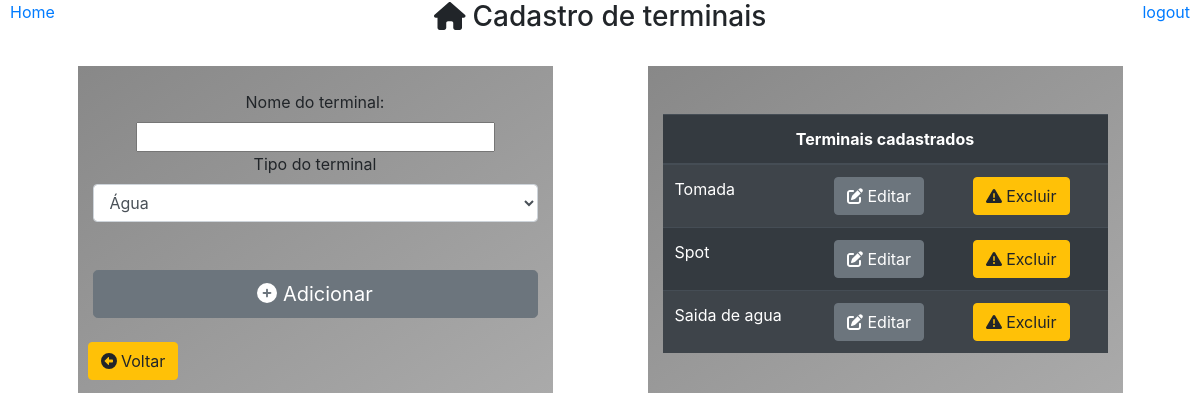
/configurar/saida/, run on an earlier commit of the app's database.
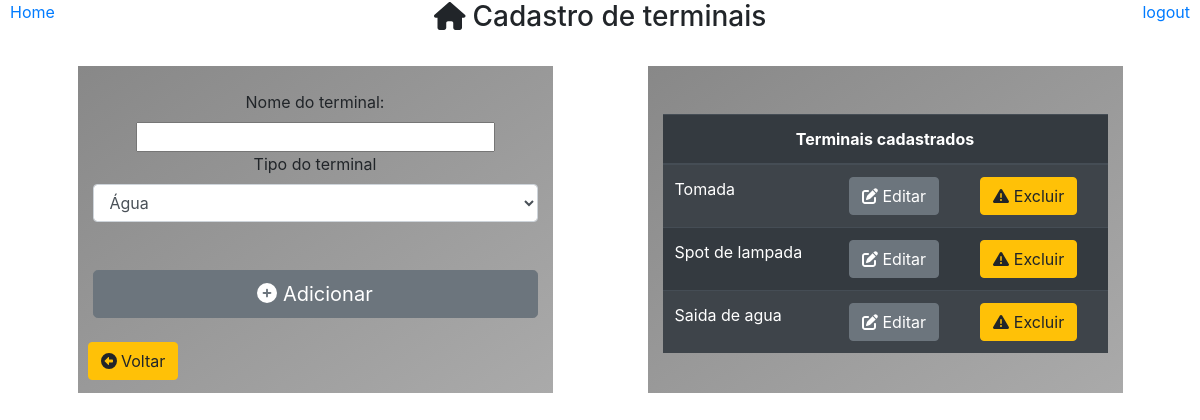
And on a later commit of the database.
### core/models.py (models this page shows)
class Saida(models.Model):
    tipo_consumo = models.ForeignKey(TipoConsumo,on_delete=models.CASCADE)
    nome = models.CharField(max_length=30)
    class Meta:
        db_table = 'saida'

### core/pages/gerador_testes/views.py (the view)
# urls.py: path('configurar/saida/', gt.Saidas),
def Saidas(request):
    consumos = TipoConsumo.objects.all()
    terminais = Saida.objects.all()
    lista = []
    for item in consumos:
        if item.id != 3:
            lista.append(item)
    id = request.GET.get('id')
    terminal = None
    if id:
        terminal = Saida.objects.get(id=id)
    dados = {
        'titulo':'Cadastro de terminais',
        'consumos':lista,
        'terminais':terminais,
        'terminal': terminal
    }
    return render(request, 'gerador_testes/saida.html',dados)

### templates/gerador_testes/saida.html (shortened to what this page needs)
{% extends "model-page.html" %}
{% block content %}
<div align='center'>
    <h3><i class='fa fa-home'></i> Cadastro de terminais</h3><br>
    <div class="container">
        <div class="row">
            <div class="col col-6 col-sm-6 col-md-4 col-lg-5 col-xs-4 container box-gray">
                <br>
                {% if terminal is None %}
                    <form action="/configurar/nova/saida" method="POST"> {% csrf_token %}
                        <label>Nome do terminal: </label>
                        <input type="text" name="nome" maxlength="30" size="30" required/>
                        <br>
                        <label>Tipo do terminal</label>
                        <select class="form-control" name="consumo">
                            {% for item in consumos %}
                                <option value= {{ item.id }}> {{ item.nome }} </option>
                            {% endfor %}
                        </select><br><br>
                        <button type="submit" class="btn btn-secondary btn-lg btn-block">
                            <i class="fas fa-plus-circle"></i> Adicionar
                        </button>
                    </form>
                {% endif %}
                <br>
                <a type="button" class="btn btn-warning"style="position: absolute; left: 10px;" href="/configurar/menu">
                    <i class='fas fa-arrow-alt-circle-left'></i> Voltar
                </a><br><br>
            </div>
            {% if terminais %}
                <div class="col col-6 col-sm-6 col-md-4 col-lg-5 col-xs-4 container box-gray">
                    <br><br>
                    <table class="table table-striped table-dark">
                        <thead>
                            <tr align="center">
                                <th colspan="3">Terminais cadastrados</th>
                            </tr>
                        </thead>
                        {% for item in terminais %}
                            <tr>
                                <td>
                                    {{item.nome}}
                                </td>
                                <td>
                                    <a class="btn btn-secondary" href="?id={{item.id}}">
                                        <i class="fas fa-edit"></i> Editar
                                    </a>
                                </td>
                                <td>
                                    <a class="btn btn-warning" href="excluir/{{item.id}}/">
                                        <i class="fas fa-exclamation-triangle"></i> Excluir
                                    </a>
                                </td>
                            </tr>
                        {% endfor %}
                    </table>
                <br>
                </div>
            {% endif %}
        </div>
    </div>
</div>
{% endblock %}

What changed in the data, as far as the page shows it:
changed Saida: nome "Spot" → "Spot de lampada"
